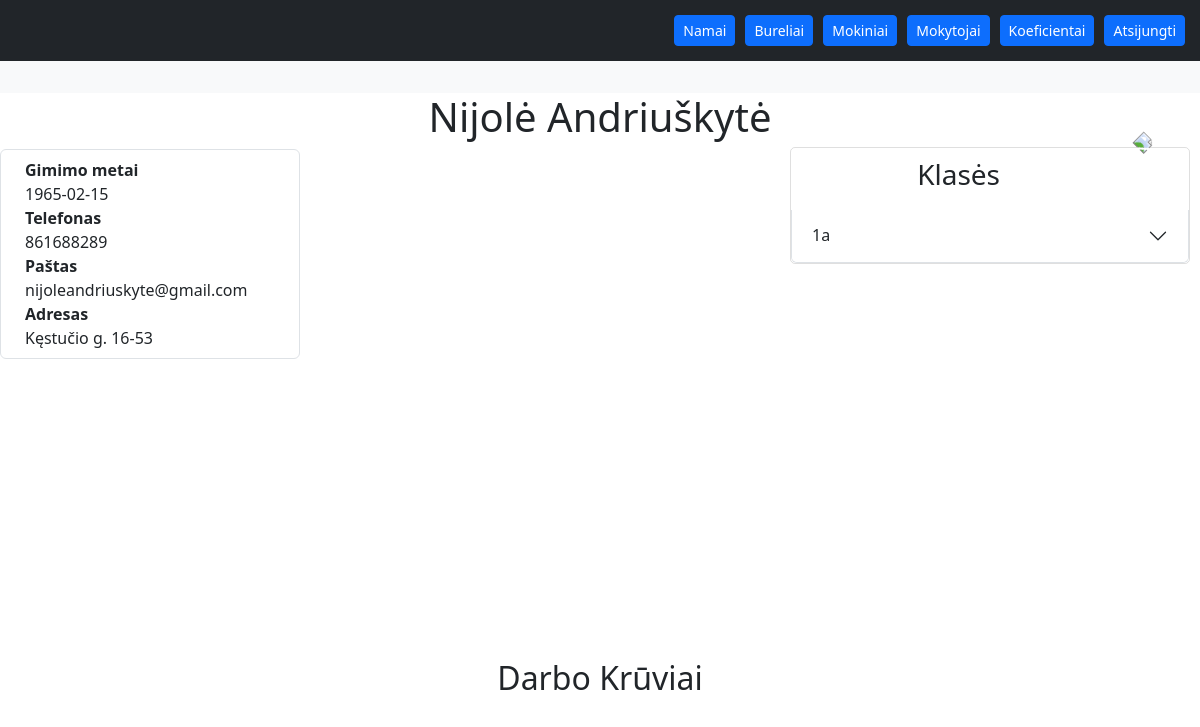
The app's page /employees/employee/2/ with its own data.
### employees/models.py (models this page shows, shortened)
class Teacher(models.Model):
    first_name = models.CharField(max_length=30)
    last_name = models.CharField(max_length=30)
    birth_date = models.CharField(max_length=30, blank=True)
    phone_number = models.CharField(max_length=30, blank=True)
    email = models.CharField(max_length=100, blank=True)
    home_address = models.CharField(max_length=255, blank=True)
    koefficient = models.ForeignKey(Koefficient, null=True, blank=True, on_delete=models.SET_NULL)
    date_created = models.DateTimeField(auto_now_add=True)
    date_modified = models.DateTimeField(auto_now=True)
    class Meta:
        ordering = ['first_name']

### student/models.py (models this page shows, shortened)
class StudentClass(models.Model):
    class_name = models.CharField(max_length=255)
    date_created = models.DateTimeField(auto_now_add=True)
    date_modified = models.DateTimeField(auto_now=True)

### employees/views.py (the view)
# urls.py: path('employee/<int:pk>/', TeacherDetailView.as_view(), name='teacher-detail'),
class TeacherDetailView(DetailView):
    model = Teacher
    template_name = 'teacher-detail.html'
    context_object_name = 'teacher'
    def get_context_data(self, **kwargs):
        context = super().get_context_data(**kwargs)
        classes_to_teacher = StudentClassToTeacher.objects.filter(teacher=self.object.id)
        workloads = Workload.objects.filter(teacher=self.object)
        classes = [i.student_class for i in classes_to_teacher]
        all_classes = StudentClass.objects.all()
        for student_class in classes:
            student_class.students = Student.objects.filter(student_class=student_class)
        for workload in workloads:
            workload.classes = ContactClasses.objects.filter(workload=workload)
            workload.activities_to_workloads = ActivityToWorkload.objects.filter(workload=workload)
        context['classes_students'] = classes
        context['all_classes'] = all_classes
        context['workloads'] = workloads
        return context

### employees/templates/teacher-detail.html (shortened to what this page needs)
{% extends 'employee-layout.html' %}
{% load static %}
{% block content %}
<h1>{{ teacher.first_name }} {{ teacher.last_name }}</h1>
<ol class="list-group list-group koefficient-detail">
  <li class="list-group-item d-flex justify-content-between align-items-start flex-column">
    <div class="ms-2 me-auto">
      <div class="fw-bold">Gimimo metai</div>
      {{ teacher.birth_date }}
    </div>
    <div class="ms-2 me-auto">
      <div class="fw-bold">Telefonas</div>
      {{ teacher.phone_number }}
    </div>
    <div class="ms-2 me-auto">
      <div class="fw-bold">Paštas</div>
      {{ teacher.email }}
    </div>
    <div class="ms-2 me-auto">
      <div class="fw-bold">Adresas</div>
      {{ teacher.home_address }}
    </div>
  </li>
</ol>
<div
  style="border: 1px solid rgba(0,0,0,.125); border-radius: 5px; position: absolute; right: 10px; width: 100%; max-width: 400px; top: 147px; z-index: 5;"
  class="accordion" id="accordionExample">
  <div class="accordion-header-wrapper">
    <h3>Klasės</h3>
    <div class="dropdown">
      <a style="text-decoration: none; color: white;" href="#" role="button" id="dropdownMenuLink"
        data-bs-toggle="dropdown" title="Pridėti klase" aria-expanded="false"><img
          style="width: 25px; transform: rotate(45deg);" src="{% static 'images/cross-red.svg' %}" alt="create" /></a>
    </div>
  </div>
  {% for class_students in classes_students %}
  <div class="accordion-item">
    <h2 class="accordion-header" id="headingOne">
      <button class="accordion-button collapsed" type="button" data-bs-toggle="collapse"
        data-bs-target="#collapse{{ class_students.id }}" aria-expanded="true"
        aria-controls="collapse{{ class_students.id }}">
        <div class="accordion-header-wrapper">
          <div>{{ class_students.class_name }}</div>
        </div>
      </button>
    </h2>
  </div>
  {% endfor %}
</div>
<div style="width: 80%; margin: 300px auto 0 auto; padding-bottom: 700px;">
  <h2 style="text-align: center; margin-bottom: 25px;">Darbo Krūviai</h2>
</div>
{% endblock %}

### employees/templates/teacher-detail.html (style rules this page uses)
h1 { text-align: center; }
h3 { text-align: center; padding: 10px; }
.koefficient-detail { max-width: 300px; }
.accordion { max-width: 500px; margin: 0 auto 0 auto; }
.accordion-header-wrapper { display: flex; width: 100%; justify-content: space-between; }
.accordion-header-wrapper { display: flex; }

### records on screen
Teacher: first_name "Nijolė", last_name "Andriuškytė", birth_date "1965-02-15", phone_number "861688289", email "nijoleandriuskyte@gmail.com", home_address "Kęstučio g. 16-53"
StudentClass: class_name "1a"
